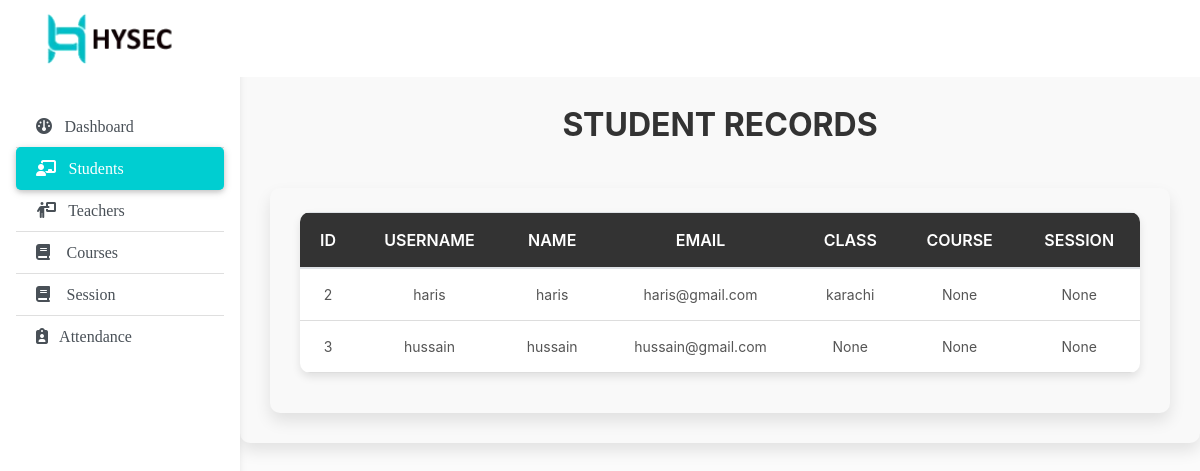
Page /studentdetails on the committed database.
### home/models.py (models this page shows, shortened)
class Studentprofile(models.Model):
    user = models.OneToOneField(User, on_delete=models.CASCADE)
    rollid = models.AutoField(primary_key=True)
    address = models.CharField(max_length=300, null=True)
    gender = models.CharField(max_length=50, choices=g, default="Male")
    course = models.ForeignKey(Course, on_delete=models.SET_NULL, null=True, blank=False)  # Change to SET_NULL
    session = models.ForeignKey(Session, on_delete=models.SET_NULL, null=True)  # Change to SET_NULL
    photo = models.ImageField(null=True)
    date = models.DateField(default=now)

### home/views.py (the view)
# urls.py: path('studentdetails',views.studentdetail,name='studentdetails'),
def studentdetail(request):
     st = Studentprofile.objects.all()
     context = {'st' : st}
     return render(request,'studentdetails.html',context)

### templates/studentdetails.html (shortened to what this page needs)
{% extends "teachers.html" %}
{% block body %}
<h1 class="text-center py-4">Student Records</h1>
<div class="container py-4">
    <table class="table">
        <thead>
            <tr>
                <th scope="col">ID</th>
                <th scope="col">Username</th>
                <th scope="col">Name</th>
                <th scope="col">Email</th>
                <th scope="col">Class</th>
                <th scope="col">Course</th>
                <th scope="col">Session</th>
            </tr>
        </thead>
        <tbody>
            {% for Studentprofile in st %}
            <tr>
                <td data-label="ID">{{ Studentprofile.rollid }}</td>
                <td data-label="Username">{{ Studentprofile.user }}</td>
                <td data-label="Name">{{ Studentprofile.user.first_name }}</td>
                <td data-label="Email">{{ Studentprofile.user.email }}</td>
                <td data-label="Class">{{ Studentprofile.address }}</td>
                <td data-label="Course">{{ Studentprofile.course }}</td>
                <td data-label="Session">{{ Studentprofile.session }}</td>
            </tr>
            {% endfor %}
        </tbody>
    </table>
</div>
{% endblock body %}

### templates/teachers.html (style rules this page uses)
body { background-color: #fbfbfb; }

### templates/studentdetails.html (style rules this page uses)
.container { max-width: 1000px; margin: 0 auto; padding: 30px; background-color: #f9f9f9; border-radius: 10px; box-shadow: 0 8px 16px rgba(0, 0, 0, 0.1); }
h1 { font-size: 32px; color: #333; margin-bottom: 20px; text-transform: uppercase; font-weight: bold; }
.table { width: 100%; background-color: #fff; border-collapse: collapse; border-radius: 10px; overflow: hidden; box-shadow: 0 4px 8px rgba(0, 0, 0, 0.1); }
.table th, .table td { padding: 15px; text-align: center; border-bottom: 1px solid #ddd; }
.table th { background-color: #333333; color: white; font-size: 16px; text-transform: uppercase; font-weight: 600; }
.table td { font-size: 14px; color: #555; }

### rows in the picture
Studentprofile: rollid "2", user "haris", user.first_name "haris", user.email "haris@gmail.com", address "karachi", course "None", session "None"
Studentprofile: rollid "3", user "hussain", user.first_name "hussain", user.email "hussain@gmail.com", address "None", course "None", session "None"
